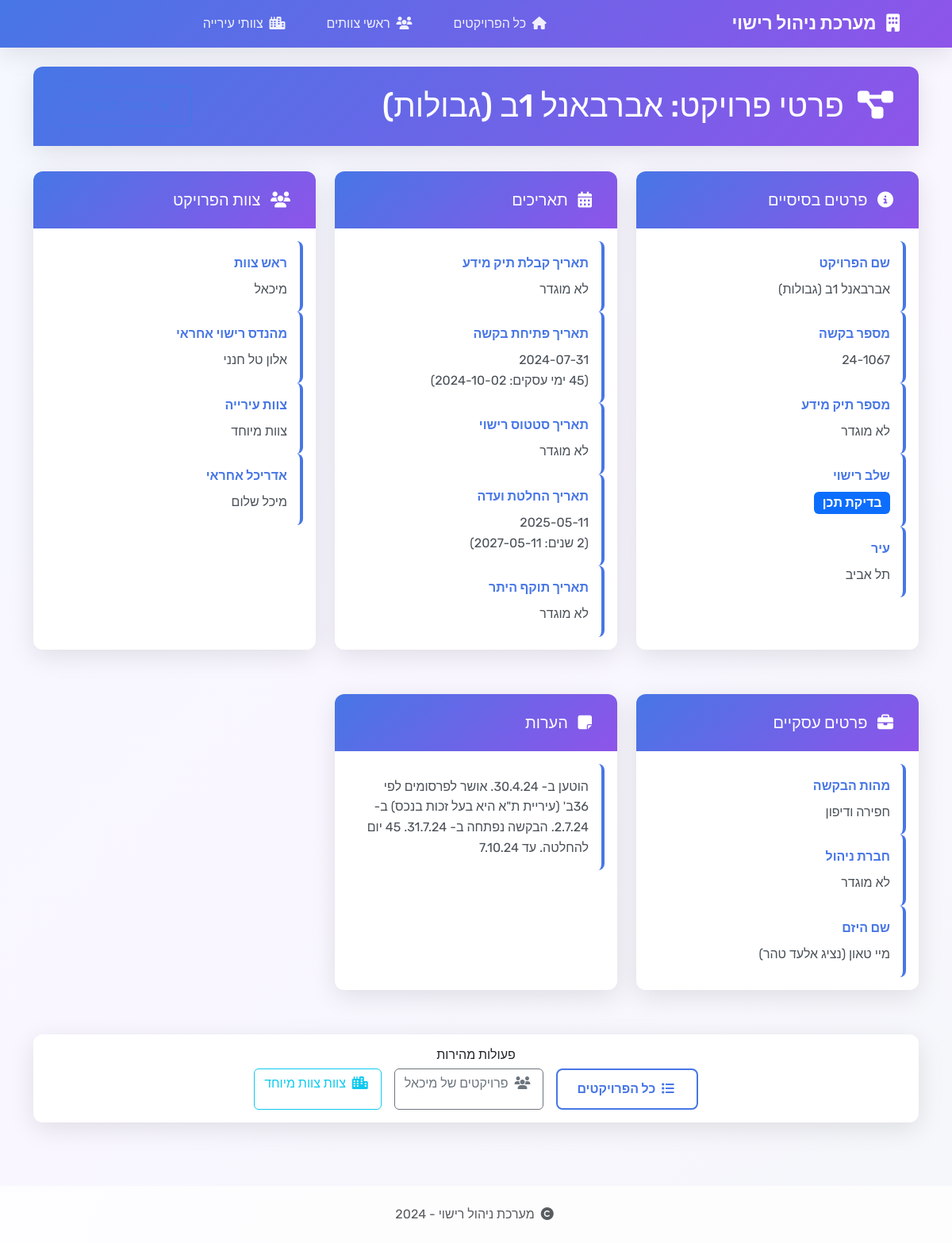
/project/157, run on an earlier commit of the app's database.
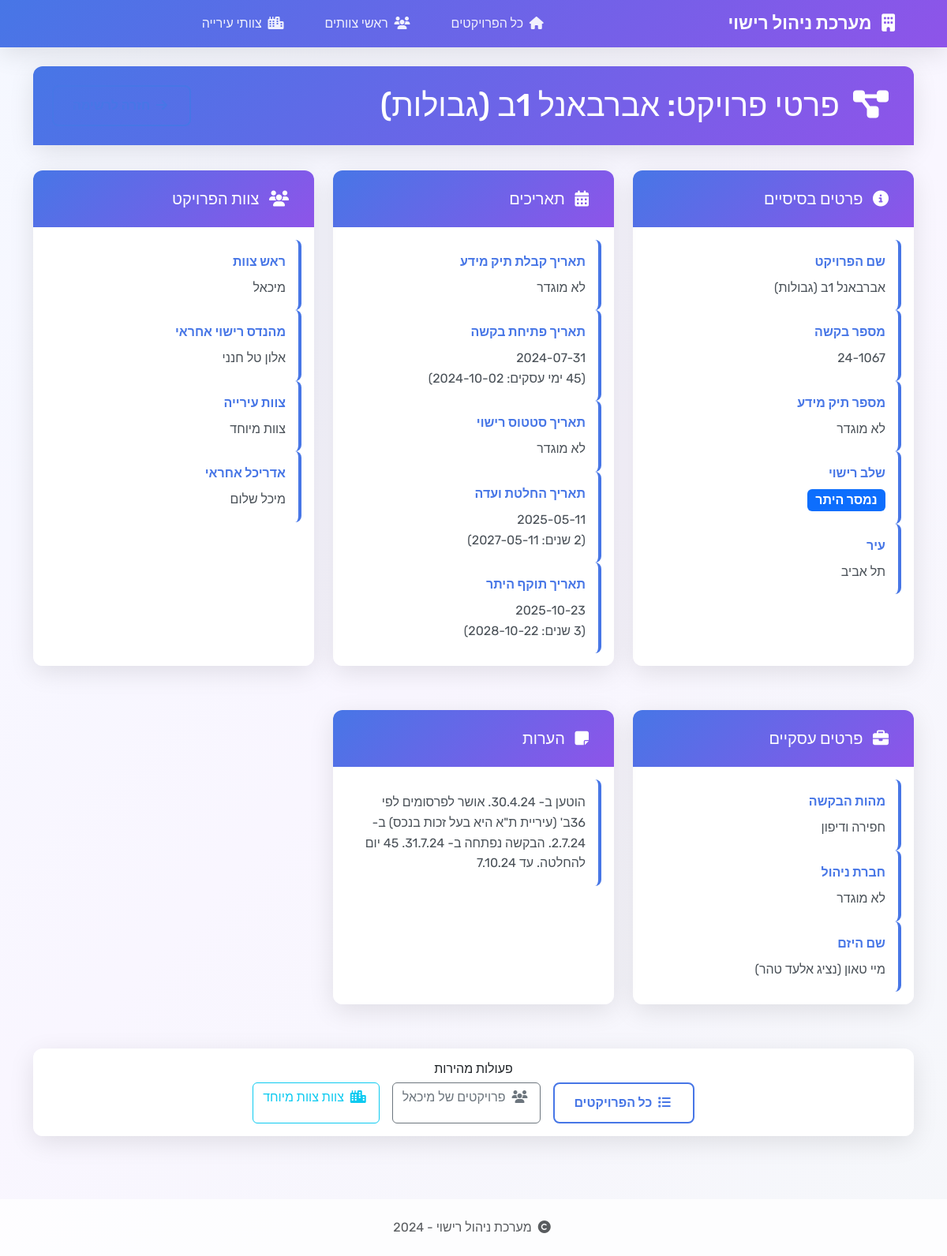
And on a later commit of the database.
### tables this page shows
CREATE TABLE projects (
                id INTEGER PRIMARY KEY AUTOINCREMENT,
                project_name TEXT NOT NULL,
                request_number TEXT NOT NULL,
                date TEXT NOT NULL,
                team_leader TEXT NOT NULL,
                stage TEXT NOT NULL
            , request_date TEXT, opening_date TEXT, notes TEXT, licensing_engineer TEXT, request_types TEXT, engineer TEXT, info_file_number TEXT, status_date TEXT, management_company TEXT, entrepreneur_name TEXT, architect TEXT, city TEXT, city_team TEXT, committee_date TEXT, permit_validity_date TEXT, info_date_extension INTEGER DEFAULT 0, opening_date_extension INTEGER DEFAULT 0, status_date_extension INTEGER DEFAULT 0, committee_date_extension INTEGER DEFAULT 0, permit_validity_date_extension INTEGER DEFAULT 0, fees_transition_date TEXT, fees_type TEXT, developer_paid INTEGER DEFAULT 0);

### app.py (the view)
@app.route('/project/<int:project_id>')
def project_detail(project_id):
    conn = get_db_connection()
    project = conn.execute("""
        SELECT
            id, project_name, request_number, info_file_number,
            date, opening_date, status_date, committee_date, permit_validity_date,
            team_leader, stage, request_types, engineer, management_company,
            entrepreneur_name, architect, city, notes,
            info_date_extension, opening_date_extension, status_date_extension,
            committee_date_extension, permit_validity_date_extension, city_team
        FROM projects
        WHERE id = ?
    """, (project_id,)).fetchone()
    conn.close()
    if not project:
        return "פרויקט לא נמצא", 404
    project_dict = dict(project)
    if project_dict.get('date'):
        project_dict['formatted_info_date'] = format_date_with_extension(
            project_dict['date'],
            project_dict.get('info_date_extension', 0),
            'info'
        )
    if project_dict.get('opening_date'):
        project_dict['formatted_opening_date'] = format_date_with_extension(
            project_dict['opening_date'],
            project_dict.get('opening_date_extension', 0),
            'opening'
        )
    if project_dict.get('committee_date'):
        project_dict['formatted_committee_date'] = format_date_with_extension(
            project_dict['committee_date'],
            project_dict.get('committee_date_extension', 0),
            'committee'
        )
    if project_dict.get('permit_validity_date'):
        project_dict['formatted_permit_date'] = format_date_with_extension(
            project_dict['permit_validity_date'],
            project_dict.get('permit_validity_date_extension', 0),
            'permit'
        )
    return render_template('project_detail.html', project=project_dict)

### templates/project_detail.html (shortened to what this page needs)
{% extends "base.html" %}
{% block content %}
<div class="row">
    <div class="col-12">
        <div class="card">
            <div class="card-header d-flex justify-content-between align-items-center">
                <h1 class="mb-0">
                    <i class="fas fa-project-diagram me-2"></i>
                    פרטי פרויקט: {{ project.project_name }}
                </h1>
                <a href="{{ url_for('index') }}" class="btn btn-outline-primary">
                    <i class="fas fa-arrow-right me-1"></i>
                </a>
            </div>
        </div>
        <div class="project-detail-grid">
            <div class="card">
                <div class="card-header">
                    <h5 class="mb-0">
                        <i class="fas fa-info-circle me-2"></i>
                        פרטים בסיסיים
                    </h5>
                </div>
                <div class="card-body">
                    <div class="detail-item">
                        <div class="detail-label">שם הפרויקט</div>
                        <div class="detail-value">{{ project.project_name or 'לא מוגדר' }}</div>
                    </div>
                    <div class="detail-item">
                        <div class="detail-label">מספר בקשה</div>
                        <div class="detail-value">{{ project.request_number or 'לא מוגדר' }}</div>
                    </div>
                    <div class="detail-item">
                        <div class="detail-label">מספר תיק מידע</div>
                        <div class="detail-value">{{ project.info_file_number or 'לא מוגדר' }}</div>
                    </div>
                    <div class="detail-item">
                        <div class="detail-label">שלב רישוי</div>
                        <div class="detail-value">
                            <span class="badge bg-primary fs-6">{{ project.stage or 'לא מוגדר' }}</span>
                        </div>
                    </div>
                    <div class="detail-item">
                        <div class="detail-label">עיר</div>
                        <div class="detail-value">{{ project.city or 'לא מוגדר' }}</div>
                    </div>
                </div>
            </div>
            <div class="card">
                <div class="card-header">
                    <h5 class="mb-0">
                        <i class="fas fa-calendar-alt me-2"></i>
                        תאריכים
                    </h5>
                </div>
                <div class="card-body">
                    <div class="detail-item">
                        <div class="detail-label">תאריך קבלת תיק מידע</div>
                        <div class="detail-value">{{ project.formatted_info_date|safe or project.date or 'לא מוגדר' }}</div>
                    </div>
                    <div class="detail-item">
                        <div class="detail-label">תאריך פתיחת בקשה</div>
                        <div class="detail-value">{{ project.formatted_opening_date|safe or project.opening_date or 'לא מוגדר' }}</div>
                    </div>
                    <div class="detail-item">
                        <div class="detail-label">תאריך סטטוס רישוי</div>
                        <div class="detail-value">{{ project.status_date or 'לא מוגדר' }}</div>
                    </div>
                    <div class="detail-item">
                        <div class="detail-label">תאריך החלטת ועדה</div>
                        <div class="detail-value">{{ project.formatted_committee_date|safe or project.committee_date or 'לא מוגדר' }}</div>
                    </div>
                    <div class="detail-item">
                        <div class="detail-label">תאריך תוקף היתר</div>
                        <div class="detail-value">{{ project.formatted_permit_date|safe or project.permit_validity_date or 'לא מוגדר' }}</div>
                    </div>
                </div>
            </div>
            <div class="card">
                <div class="card-header">
                    <h5 class="mb-0">
                        <i class="fas fa-users me-2"></i>
                        צוות הפרויקט
                    </h5>
                </div>
                <div class="card-body">
                    <div class="detail-item">
                        <div class="detail-label">ראש צוות</div>
                        <div class="detail-value">{{ project.team_leader or 'לא מוגדר' }}</div>
                    </div>
                    <div class="detail-item">
                        <div class="detail-label">מהנדס רישוי אחראי</div>
                        <div class="detail-value">{{ project.engineer or 'לא מוגדר' }}</div>
                    </div>
                    <div class="detail-item">
                        <div class="detail-label">צוות עירייה</div>
                        <div class="detail-value">{{ project.city_team or 'לא מוגדר' }}</div>
                    </div>
                    <div class="detail-item">
                        <div class="detail-label">אדריכל אחראי</div>
                        <div class="detail-value">{{ project.architect or 'לא מוגדר' }}</div>
                    </div>
                </div>
            </div>
            <div class="card">
                <div class="card-header">
                    <h5 class="mb-0">
                        <i class="fas fa-briefcase me-2"></i>
                        פרטים עסקיים
                    </h5>
                </div>
                <div class="card-body">
                    <div class="detail-item">
                        <div class="detail-label">מהות הבקשה</div>
                        <div class="detail-value">{{ project.request_types or 'לא מוגדר' }}</div>
                    </div>
                    <div class="detail-item">
                        <div class="detail-label">חברת ניהול</div>
                        <div class="detail-value">{{ project.management_company or 'לא מוגדר' }}</div>
                    </div>
                    <div class="detail-item">
                        <div class="detail-label">שם היזם</div>
                        <div class="detail-value">{{ project.entrepreneur_name or 'לא מוגדר' }}</div>
                    </div>
                </div>
            </div>
            {% if project.notes %}
            <div class="card">
                <div class="card-header">
                    <h5 class="mb-0">
                        <i class="fas fa-sticky-note me-2"></i>
                        הערות
                    </h5>
                </div>
                <div class="card-body">
                    <div class="detail-item">
                        <div class="detail-value" style="white-space: pre-wrap;">{{ project.notes }}</div>
                    </div>
                </div>
            </div>
            {% endif %}
        </div>
        <div class="card mt-4">
            <div class="card-body text-center">
                <h6 class="card-title">פעולות מהירות</h6>
                <div class="d-flex justify-content-center gap-3 flex-wrap">
                    <a href="{{ url_for('index') }}" class="btn btn-outline-primary">
                        <i class="fas fa-list me-1"></i>
                        כל הפרויקטים
                    </a>
                    <a href="{{ url_for('team_leaders', team_leader=project.team_leader) }}" class="btn btn-outline-secondary">
                        <i class="fas fa-users me-1"></i>
                        פרויקטים של {{ project.team_leader }}
                    </a>
                    {% if project.city_team %}
                    <a href="{{ url_for('city_teams', city_team=project.city_team) }}" class="btn btn-outline-info">
                        <i class="fas fa-city me-1"></i>
                        צוות {{ project.city_team }}
                    </a>
                    {% endif %}
                </div>
            </div>
        </div>
    </div>
</div>
{% endblock %}

### templates/base.html (shortened to what this page needs)
<!DOCTYPE html>
<html lang="he" dir="rtl">
<head>
    <link href="https://cdn.jsdelivr.net/npm/bootstrap@5.3.0/dist/css/bootstrap.min.css" rel="stylesheet">
    <link href="https://cdn.jsdelivr.net/npm/bootstrap@5.3.0/dist/css/bootstrap.rtl.min.css" rel="stylesheet">
    <link rel="stylesheet" href="https://cdnjs.cloudflare.com/ajax/libs/font-awesome/6.4.0/css/all.min.css">
</head>
<body>
    <nav class="navbar navbar-expand-lg navbar-dark">
        <div class="container">
            <a class="navbar-brand" href="{{ url_for('index') }}">
                <i class="fas fa-building me-2"></i>
                מערכת ניהול רישוי
            </a>
            <div class="collapse navbar-collapse" id="navbarNav">
                <ul class="navbar-nav me-auto">
                    <li class="nav-item">
                        <a class="nav-link {{ 'active' if request.endpoint == 'index' }}" href="{{ url_for('index') }}">
                            <i class="fas fa-home me-1"></i>
                            כל הפרויקטים
                        </a>
                    </li>
                    <li class="nav-item">
                        <a class="nav-link {{ 'active' if request.endpoint == 'team_leaders' }}" href="{{ url_for('team_leaders') }}">
                            <i class="fas fa-users me-1"></i>
                            ראשי צוותים
                        </a>
                    </li>
                    <li class="nav-item">
                        <a class="nav-link {{ 'active' if request.endpoint == 'city_teams' }}" href="{{ url_for('city_teams') }}">
                            <i class="fas fa-city me-1"></i>
                            צוותי עירייה
                        </a>
                    </li>
                </ul>
            </div>
        </div>
    </nav>
    <div class="container mt-4">
        {% block content %}{% endblock %}
    </div>
    <footer class="mt-5 py-4 text-center" style="background: rgba(255, 255, 255, 0.8);">
        <div class="container">
            <p class="mb-0 text-muted">
                <i class="fas fa-copyright me-1"></i>
                מערכת ניהול רישוי - 2024
            </p>
        </div>
    </footer>
</body>
</html>

What changed in the data, as far as the page shows it:
changed projects "אברבאנל 1ב (גבולות)": stage "בדיקת תכן" → "נמסר היתר"; formatted_permit_date "לא מוגדר" → (not shown)
Also different on the page:
text now shown: "2025-10-23 (3 שנים: 2028-10-22)"
